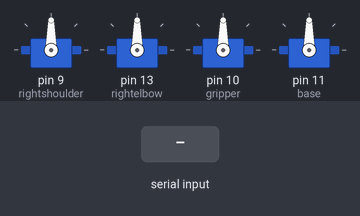
The sketch below on a simulated Arduino Uno, built with avr-gcc and run on an emulated ATmega328P. Shown: 4 × servo. Inputs (shaded band) come from the test bench.

Above: at 1.2 s.
1.3 s: byte 30 received over Serial
At 2.3 s:
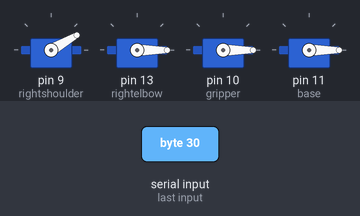
2.8 s: byte 90 received over Serial
At 3.5 s:
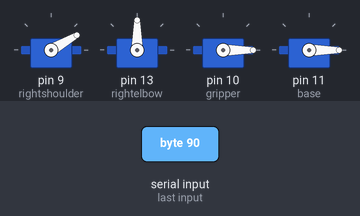
4.3 s: byte 120 received over Serial
At 4.6 s:
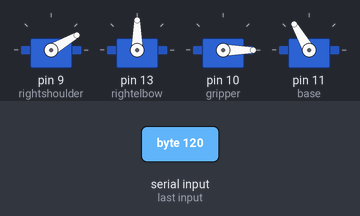
5.8 s: byte 30 received over Serial
At 6.9 s:
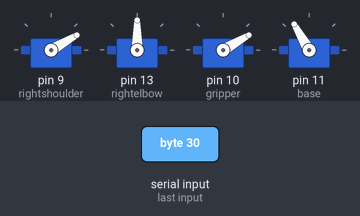
7.3 s: byte 90 received over Serial
At 8.1 s:
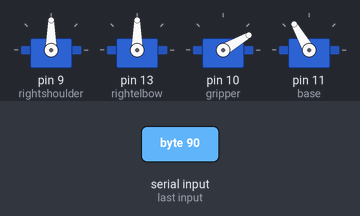
8.8 s: byte 120 received over Serial
At 9.2 s:
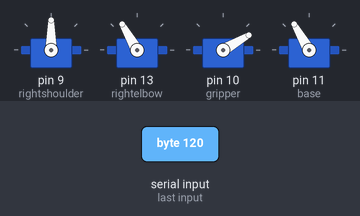
Timing chart, 0 to 11.3 s (numbered marks = the images above; inputs shaded):
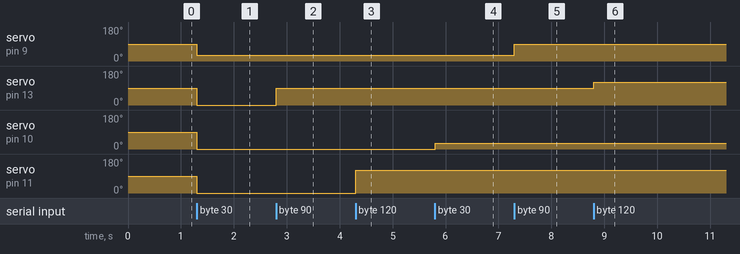

Measured:
- after the input at 1.3 s, servo on pin 9 (rightshoulder): 90° → 30° at once; servo on pin 13 (rightelbow), servo on pin 10 (gripper), servo on pin 11 (base): 90° → 0° at once
- after the input at 2.8 s, servo on pin 13 (rightelbow): 0° → 90° at once
- after the input at 4.3 s, servo on pin 11 (base): 0° → 120° at once
- after the input at 5.8 s, servo on pin 10 (gripper): 0° → 30° at once
- after the input at 7.3 s, servo on pin 9 (rightshoulder): 30° → 90° at once
- after the input at 8.8 s, servo on pin 13 (rightelbow): 90° → 120° at once

The sketch:

Arduino_Code.ino
```cpp
/*This is the Arduino code for the prototype gesture controlled robotic arm
  This nascent form of this code was obtained from an Instructable.
  The Processing counterpart still upholds most of its nascency, unless specifically commented otherwise.*/

/*Build Log:-
  1. Yet to add angle limitters to each of the DOFs
  2. */

#include <Servo.h>

/*The right shoulder and right elbow are analogous to their robotic arm counterparts */
Servo rightshoulder;
Servo rightelbow;

/*Base here refers to the rotating base atop which the arm is mounted*/
Servo base;

/*Adding Gripper here.Finally.*/
Servo gripper;

/*Measures the number of signals recieved from the Kinect . In this case each batch should contain three packets*/
/*Corresponds to shoulder, elbow, base respectively*/
int stepcounter = 0;
int AngleWrite[] = {0, 0, 0, 0};

void setup() {
  /*Attaching the servo to the GPIO pins*/
  rightshoulder.attach(9);
  rightelbow.attach(13);
  gripper.attach(10);
  base.attach(11);

  /*Serial command begins communication between processing and Arduino*/
  Serial.begin(9600);
}

void loop()
{
  if (Serial.available())
  {

    /*Counter assigns corresponding readings to the corresponding motors*/
    AngleWrite[stepcounter] = Serial.read();
    stepcounter++;
    /*If more than three values are read, change count to 0 and move on to the next batch of readings*/
    if (stepcounter > 3)
    {
      stepcounter = 0;
    }

    /*Write the corresponding values from Processing, to the servo motors*/
    rightshoulder.write(AngleWrite[0]);
    rightelbow.write(AngleWrite[1]);
    base.write(AngleWrite[2]);
    gripper.write(AngleWrite[3]);
    delay(15);
    /*delay(500);
      rightshoulder.write(90);
      rightelbow.write(90);*/
  }
}
```
